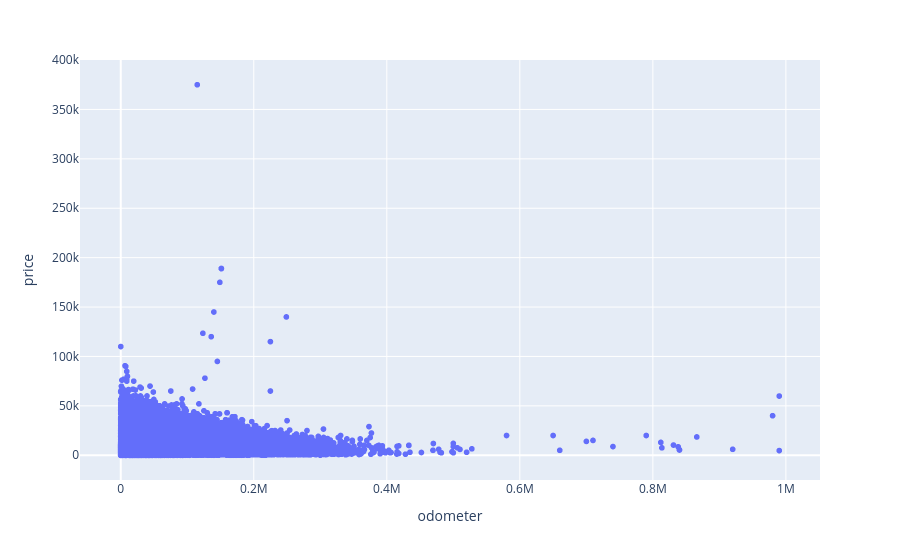

Notebook cell for this chart:
### Code cell
fig = px.scatter(car_data, x="odometer", y="price") # crear un gráfico de dispersión
fig.show() # crear gráfico de dispersión

### Figure 1 — Plotly figure (JSON) as saved in the notebook; plotly's stock layout.template omitted (floating-point values rounded to 4 significant figures; data arrays with more than 128 entries replaced by an {"elided": "..."} marker saying what was removed)
{"data": [{"hovertemplate": "odometer=%{x}<br>price=%{y}<extra></extra>", "legendgroup": "", "marker": {"color": "#636efa", "symbol": "circle"}, "mode": "markers", "name": "", "showlegend": false, "type": "scattergl", "x": {"elided": "51525 float values"}, "xaxis": "x", "y": {"elided": "51525 int values"}, "yaxis": "y"}], "layout": {"legend": {"tracegroupgap": 0}, "margin": {"t": 60}, "xaxis": {"anchor": "y", "domain": [0, 1], "title": {"text": "odometer"}}, "yaxis": {"anchor": "x", "domain": [0, 1], "title": {"text": "price"}}}}
